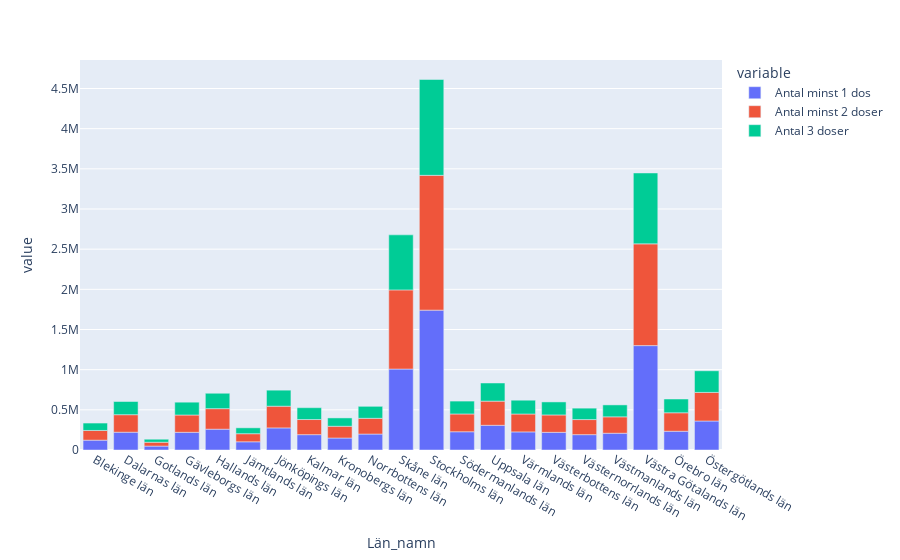

The code cell stored with this chart in its notebook:
### Code cell
px.bar(df_per_lan_1_2_3, x="Län_namn", y=["Antal minst 1 dos", "Antal minst 2 doser", "Antal 3 doser"])

### Figure 1 — Plotly figure (JSON) as saved in the notebook; plotly's stock layout.template omitted (floating-point values rounded to 4 significant figures)
{"data": [{"alignmentgroup": "True", "hovertemplate": "variable=Antal minst 1 dos<br>Län_namn=%{x}<br>value=%{y}<extra></extra>", "legendgroup": "Antal minst 1 dos", "marker": {"color": "#636efa", "pattern": {"shape": ""}}, "name": "Antal minst 1 dos", "offsetgroup": "Antal minst 1 dos", "orientation": "v", "showlegend": true, "textposition": "auto", "type": "bar", "x": ["Blekinge län", "Dalarnas län", "Gotlands län", "Gävleborgs län", "Hallands län", "Jämtlands län", "Jönköpings län", "Kalmar län", "Kronobergs län", "Norrbottens län", "Skåne län", "Stockholms län", "Södermanlands län", "Uppsala län", "Värmlands län", "Västerbottens län", "Västernorrlands län", "Västmanlands län", "Västra Götalands län", "Örebro län", "Östergötlands län"], "xaxis": "x", "y": [122500, 221420, 48785, 220389, 259143, 102236, 274960, 190931, 149141, 198514, 1007694, 1741130, 227148, 307543, 225281, 219914, 191020, 208909, 1299275, 233471, 360972], "yaxis": "y"}, {"alignmentgroup": "True", "hovertemplate": "variable=Antal minst 2 doser<br>Län_namn=%{x}<br>value=%{y}<extra></extra>", "legendgroup": "Antal minst 2 doser", "marker": {"color": "#EF553B", "pattern": {"shape": ""}}, "name": "Antal minst 2 doser", "offsetgroup": "Antal minst 2 doser", "orientation": "v", "showlegend": true, "textposition": "auto", "type": "bar", "x": ["Blekinge län", "Dalarnas län", "Gotlands län", "Gävleborgs län", "Hallands län", "Jämtlands län", "Jönköpings län", "Kalmar län", "Kronobergs län", "Norrbottens län", "Skåne län", "Stockholms län", "Södermanlands län", "Uppsala län", "Värmlands län", "Västerbottens län", "Västernorrlands län", "Västmanlands län", "Västra Götalands län", "Örebro län", "Östergötlands län"], "xaxis": "x", "y": [120727, 218009, 47930, 215267, 255329, 100525, 270266, 188522, 146494, 195919, 985309, 1678031, 221339, 300800, 222677, 216449, 187785, 203814, 1266642, 229855, 355896], "yaxis": "y"}, {"alignmentgroup": "True", "hovertemplate": "variable=Antal 3 doser<br>Län_namn=%{x}<br>value=%{y}<extra></extra>", "legendgroup": "Antal 3 doser", "marker": {"color": "#00cc96", "pattern": {"shape": ""}}, "name": "Antal 3 doser", "offsetgroup": "Antal 3 doser", "orientation": "v", "showlegend": true, "textposition": "auto", "type": "bar", "x": ["Blekinge län", "Dalarnas län", "Gotlands län", "Gävleborgs län", "Hallands län", "Jämtlands län", "Jönköpings län", "Kalmar län", "Kronobergs län", "Norrbottens län", "Skåne län", "Stockholms län", "Södermanlands län", "Uppsala län", "Värmlands län", "Västerbottens län", "Västernorrlands län", "Västmanlands län", "Västra Götalands län", "Örebro län", "Östergötlands län"], "xaxis": "x", "y": [92259, 164296, 37423, 159636, 191997, 73332, 199488, 147192, 103745, 149293, 685222, 1192864, 160458, 225743, 171924, 162188, 142106, 148679, 882706, 171382, 269317], "yaxis": "y"}], "layout": {"barmode": "relative", "legend": {"title": {"text": "variable"}, "tracegroupgap": 0}, "margin": {"t": 60}, "xaxis": {"anchor": "y", "domain": [0, 1], "title": {"text": "Län_namn"}}, "yaxis": {"anchor": "x", "domain": [0, 1], "title": {"text": "value"}}}}
